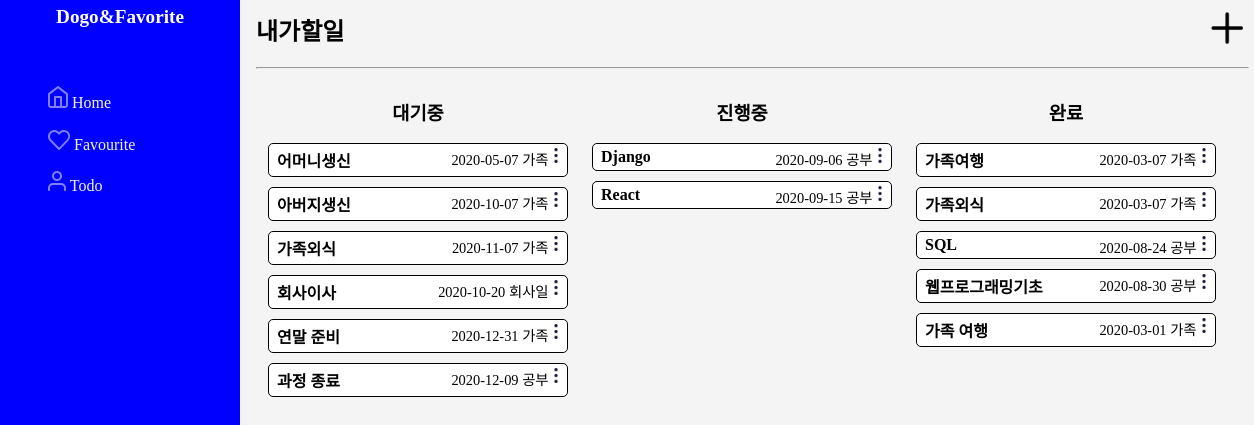
/second/todo, run on an earlier commit of the app's database.
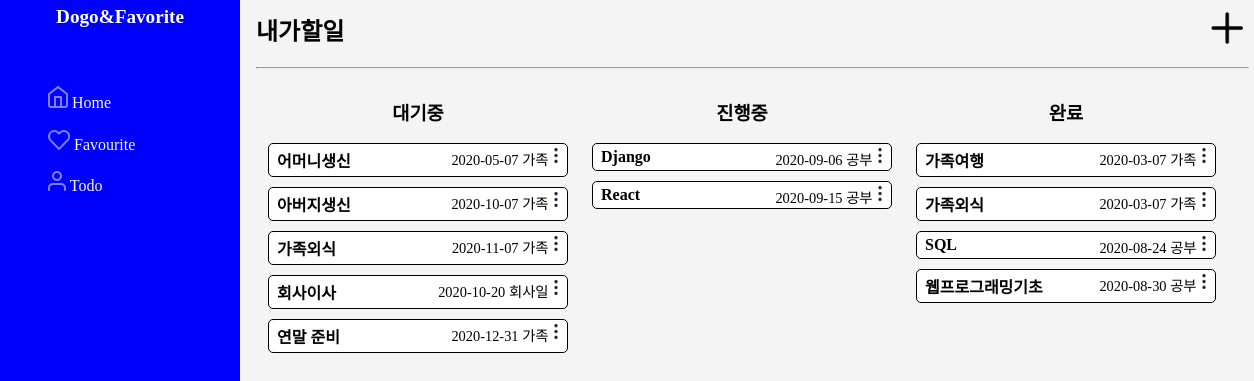
And on a later commit of the database.
### second/models.py (models this page shows)
class Todo(models.Model):
    STATUS_LIST=[
        ('Pending', '할일'),
        ('Inprogress', '진행중'),
        ('End', '완료'),
    ]
    seq = models.AutoField(primary_key = True)
    name = models.CharField(max_length=50)
    status = models.CharField(max_length=10, choices=STATUS_LIST)
    reg_date = models.DateField(auto_now_add = True)
    end_date = models.DateField()
    del_yn = models.BooleanField(default=False)
    group = models.ForeignKey(TodoGroup, on_delete = models.CASCADE)

class TodoGroup(models.Model):
    seq = models.AutoField(primary_key = True)
    name = models.CharField(max_length=50)
    reg_date = models.DateField(auto_now_add=True)
    del_yn = models.BooleanField(default=False)
    def __str__(self):
        return self.name

### second/views.py (the view)
# urls.py: path('todo', views.todo, name='todos'),
def todo(request):
    todos_pending = Todo.objects.filter(status='Pending')
    todos_inprogress = Todo.objects.filter(status='Inprogress')
    todos_end = Todo.objects.filter(status='End')
    return render(request, 'second/todos.html', {
        'todos_pending' : todos_pending,
        'todos_inprogress' : todos_inprogress,
        'todos_end' : todos_end
    })

### second/templates/second/todos.html (shortened to what this page needs)
{% extends 'second/layout.html' %}
{% block content %}
{% load static %}
<div id="content-block">
<h2>내가할일<span class='right-content'><a href="{% url 'second:todo_add' %}"><img src="{% static 'second/icon_add.png' %}"/></a></span></h2>
<hr>
<div class='item-box-enclose-3'>
    <h3 class='center'>대기중</h3>
        {% for todo in todos_pending %}
        <div class='item-box' id='item-box-{{ todo.seq }}'>
            <span class='headline-small'><a href="{% url 'second:todo_detail' todo.seq %}">{{ todo.name }}</a></span>
            <div class='right-content'>
            {{ todo.end_date|date:"Y-m-d" }}
            {{ todo.group }}
                <div class='item-box-image'>
                    <img src="{% static 'second/icon_more.png' %}"  id= 'item-box-{{todo.seq}}-image' style='height:1em;'/>
                </div>
           </div>
        </div>
        {% endfor %}
</div>
<div class='item-box-enclose-3'>
    <h3 class='center'>진행중</h3>
    {% for todo in todos_inprogress %}
        <div class='item-box' id='item-box-{{ todo.seq }}'>
            <span class='headline-small'><a href="{% url 'second:todo_detail' todo.seq %}">{{ todo.name }}</a></span>
            <div class='right-content'>
            {{ todo.end_date|date:"Y-m-d" }}
            {{ todo.group }}
                <div class='item-box-image'>
                    <img src="{% static 'second/icon_more.png' %}"  id= 'item-box-{{todo.seq}}-image' style='height:1em;'/>
                </div>
            </div>
    </div>
    {% endfor %}
</div>
<div class='item-box-enclose-3'>
    <h3 class='center'>완료</h3>
    {% for todo in todos_end %}
        <div class='item-box' id='item-box-{{ todo.seq }}'>
            <span class='headline-small'><a href="{% url 'second:todo_detail' todo.seq %}">{{ todo.name }}</a></span>
            <div class='right-content'>
            {{ todo.end_date|date:"Y-m-d" }}
            {{ todo.group }}
                <div class='item-box-image'>
                    <img src="{% static 'second/icon_more.png' %}"  id= 'item-box-{{todo.seq}}-image' style='height:1em;'/>
                </div>
            </div>
        </div>
    {% endfor %}
</div>
</div>
{% endblock %}

What changed in the data, as far as the page shows it:
removed Todo: name "과정 종료", end_date "2020-12-09", group "공부", shown under "대기중"
removed Todo: name "가족 여행", end_date "2020-03-01", group "가족", shown under "완료"
